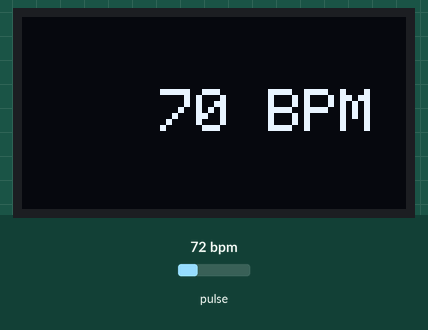
Bench run of a sketch on a simulated ESP32. Parts: 128×64 one-colour display. The test bench sets the inputs (shaded band); at power-on: pulse 72 bpm.

Above: at 1.4 s.
1.5 s: pulse set to 42 bpm
At 3.0 s:
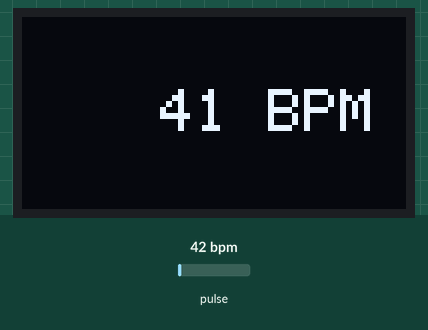
3.8 s: pulse set to 70 bpm
At 5.4 s:
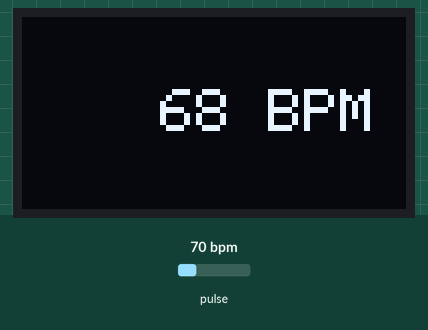
6.1 s: pulse set to 100 bpm
At 6.7 s:
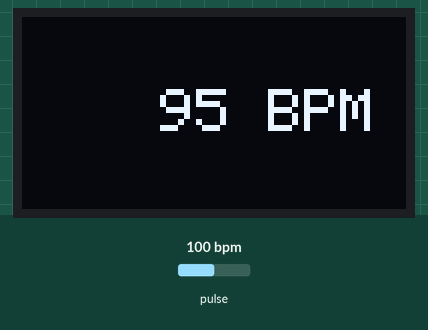
Timing chart, 0 to 9.1 s (numbered marks = the images above; inputs shaded):
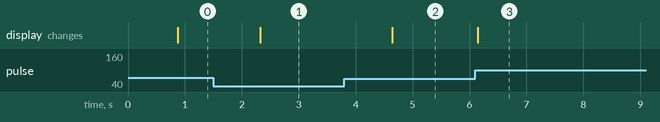

The sketch:

HEART-RATE-oled.ino
```cpp
#include <Wire.h>
#include <Adafruit_SSD1306.h>
#include <Adafruit_GFX.h>
#include "MAX30105.h"
#include "heartRate.h"

#define SCREEN_WIDTH 128
#define SCREEN_HEIGHT 64
#define OLED_RESET -1

// OLED I2C (Wire)
#define SDA_OLED 21
#define SCL_OLED 22

// MAX30102 I2C (Wire1)
#define SDA_SENSOR 18
#define SCL_SENSOR 19

Adafruit_SSD1306 display(SCREEN_WIDTH, SCREEN_HEIGHT, &Wire, OLED_RESET);
MAX30105 particleSensor;

const byte RATE_SIZE = 4;
byte rates[RATE_SIZE];
byte rateSpot = 0;
long lastBeat = 0;
float beatsPerMinute;
int beatAvg;

void setup() {
  Serial.begin(115200);

  // Initialize OLED I2C
  Wire.begin(SDA_OLED, SCL_OLED);
  if (!display.begin(SSD1306_SWITCHCAPVCC, 0x3C)) {
    Serial.println(F("OLED not found!"));
    while (1);
  }

  display.clearDisplay();
  display.setTextColor(SSD1306_WHITE);
  display.setTextSize(1);
  display.setCursor(20, 30);
  display.println("Initializing...");
  display.display();

  // Initialize MAX30102 I2C on Wire1
  Wire.begin(SDA_SENSOR, SCL_SENSOR);
  if (!particleSensor.begin(Wire, I2C_SPEED_STANDARD)) {
    Serial.println("MAX30102 not found. Check wiring.");
    display.clearDisplay();
    display.setCursor(10, 30);
    display.println("Sensor not found!");
    display.display();
    while (1);
  }

  particleSensor.setup();
  particleSensor.setPulseAmplitudeRed(0x0A);
  particleSensor.setPulseAmplitudeGreen(0);
}

void loop() {
  long irValue = particleSensor.getIR();

  if (irValue < 50000) {
    display.clearDisplay();
    display.setTextColor(SSD1306_WHITE);
    display.setTextSize(1);
    display.setCursor((SCREEN_WIDTH - 90) / 2, SCREEN_HEIGHT / 2 - 4);
    display.println("Wear the wrist band...");
    display.display();
    delay(100);
    return;
  }

  if (checkForBeat(irValue)) {
    long delta = millis() - lastBeat;
    lastBeat = millis();

    beatsPerMinute = 60 / (delta / 1000.0);

    if (beatsPerMinute < 255 && beatsPerMinute > 20) {
      rates[rateSpot++] = (byte)beatsPerMinute;
      rateSpot %= RATE_SIZE;

      beatAvg = 0;
      for (byte x = 0; x < RATE_SIZE; x++) {
        beatAvg += rates[x];
      }
      beatAvg /= RATE_SIZE;

      // Display BPM
      display.clearDisplay();
      display.setTextColor(SSD1306_WHITE);
      display.setTextSize(2);
      int xPos = (SCREEN_WIDTH - 6 * 6) / 2; // Center for "XXX BPM"
      display.setCursor(xPos, SCREEN_HEIGHT / 2 - 8);
      display.print((int)beatsPerMinute);
      display.print(" BPM");
      display.display();
    }
  }

  delay(20); // Fast refresh
}
```

Measured:
- after the input at 1.5 s, the display: changes after 0.82 s (image 1)
- after the input at 3.8 s, the display: changes after 0.84 s (image 2)
- after the input at 6.1 s, the display: changes at once (image 3)
